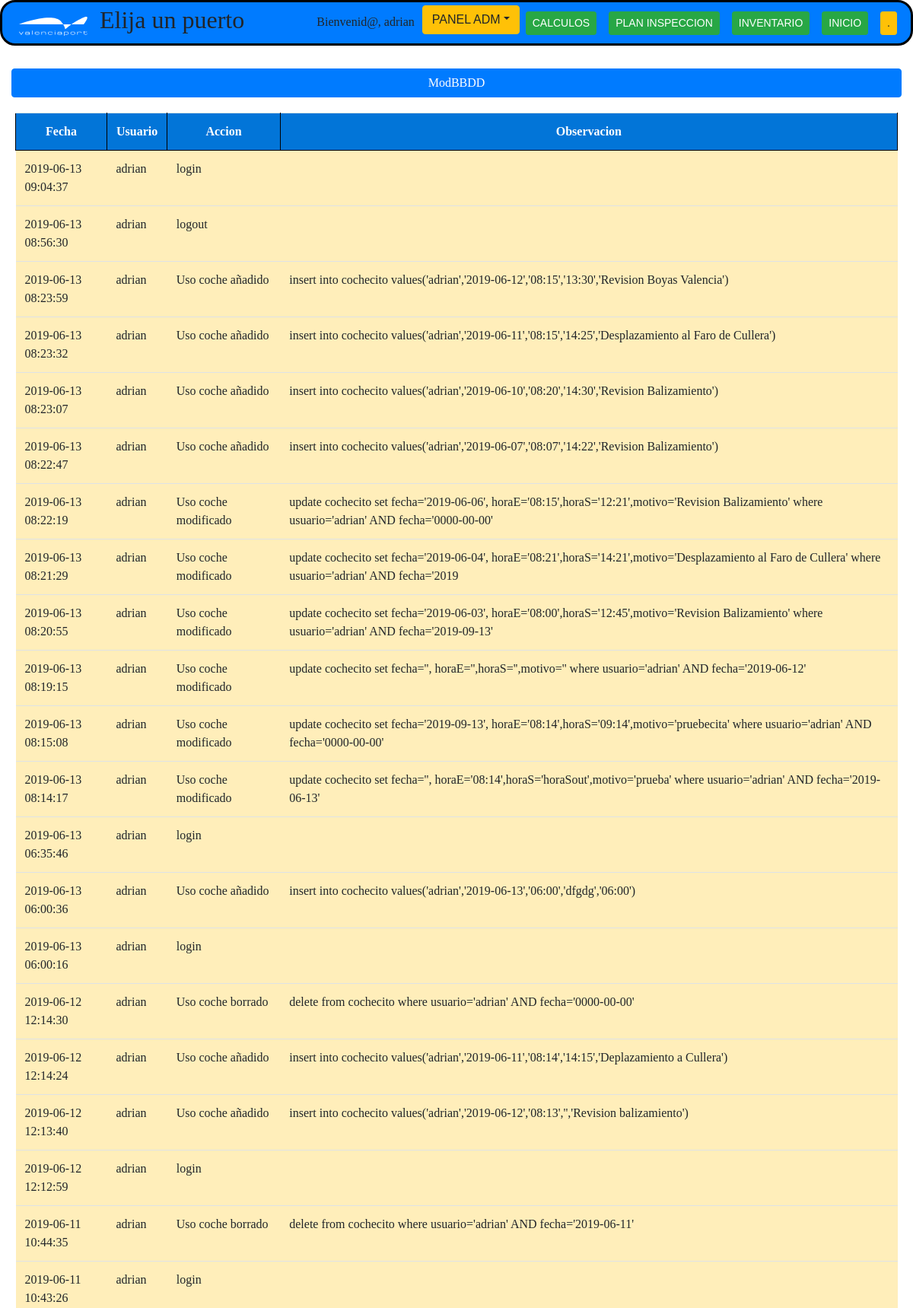
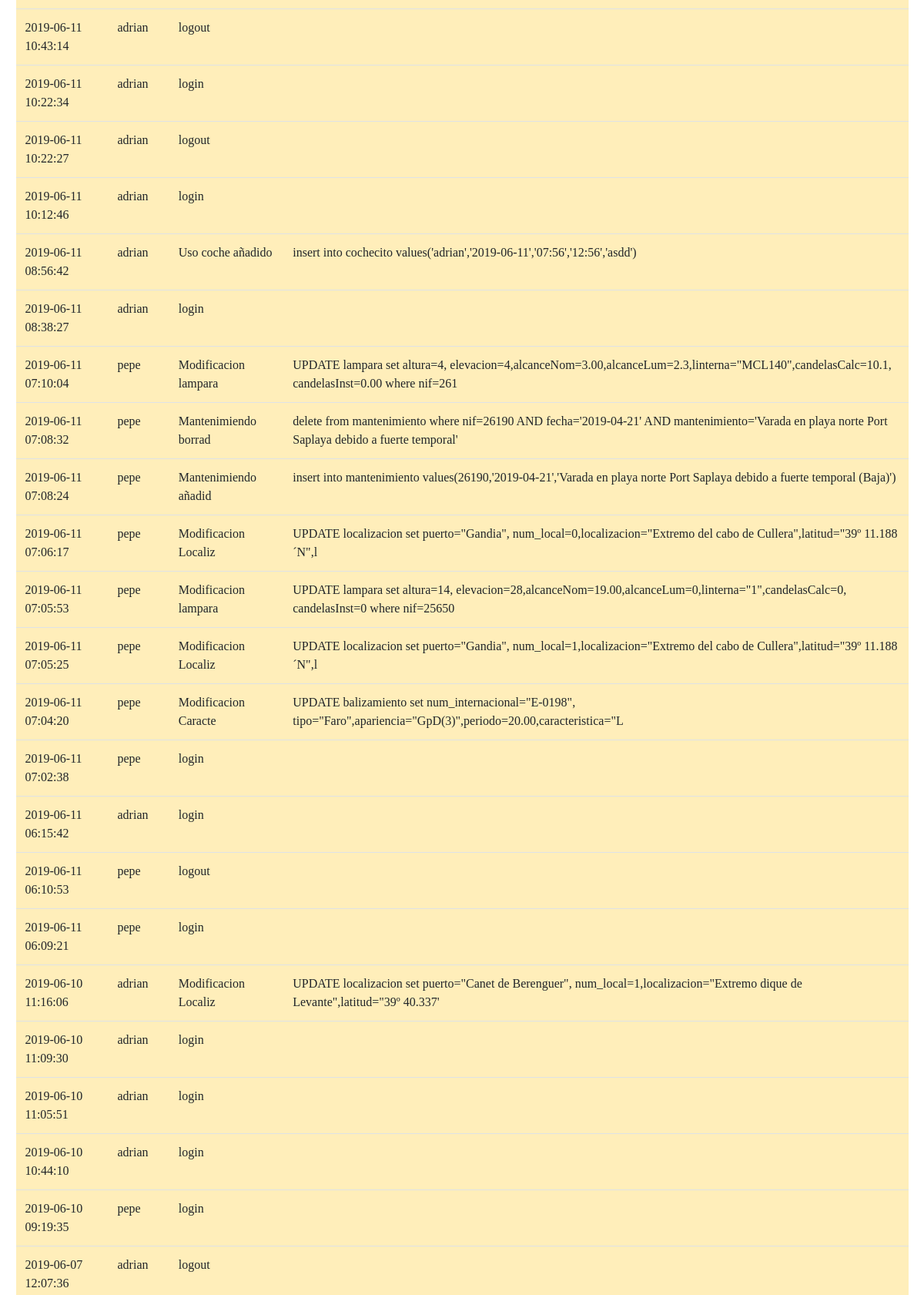
Page /admin.php (signed in, upper part) on the committed database (2 pictures, top to bottom).
### tables this page shows
CREATE TABLE `logs` (
  `fecha` timestamp NOT NULL DEFAULT CURRENT_TIMESTAMP ON UPDATE CURRENT_TIMESTAMP,
  `usuario` varchar(10) NOT NULL,
  `accion` varchar(20) DEFAULT NULL,
  `observacion` varchar(150) DEFAULT NULL
);

### admin.php (the view, shortened to what this page needs)
<!DOCTYPE html>
<html lang="es">
<head>
    <link href="./css/bootstrap.min.css" rel="stylesheet" />
    <link rel="stylesheet" type="text/css" href="./css/style.css" />
</head>
<body>
    <?php
    include './funciones.php';
    ?>
    <div class="container-fluid" style="margin-top:90px;margin-bottom:60px;">
    <a href="./api.php?accion=modificacionBBDD" class="btn btn-primary btn-xs btn-block"> ModBBDD </a>
        <div class="row">
            <div class="col-12" style="padding:20px">
                <div class="table-responsive">
                    <table class="table table-hover">
                        <tr class="info-color-dark">
                            <th>Fecha</th>
                            <th> Usuario</th>
                            <th>Accion</th>
                            <th>Observacion</th>
                        </tr>
                        <?php
                        $db = conectaDb();
                        $consulta = "SELECT * FROM logs order by fecha desc limit 100";
                        $result = $db->prepare($consulta);
                        $result->execute();
                        if (!$result || $result->rowCount() == 0) {
                            echo "<p>Error en la consulta o sin resultados</p>\n";
                        } else {
                            foreach ($result as $i) {
                                echo "<tr class='table-warning'>  <td> $i[fecha] </td> <td>$i[usuario]</td>  <td>$i[accion]</td>   <td>$i[observacion]</td> </tr>\n";
                            }
                        }
                        ?>
                    </table>
                </div>
            </div>
        </div>
    </div>
</body>
</html>

### css/style.css (style rules this page uses)
body { background: url(../img/images/fondo-home.jpg) no-repeat center center; background-size: cover; -moz-background-size: cover; -webkit-background-size: cover; -o-background-size: cover; background-attachment: fixed; }
body, input, select, textarea { font-family: "Merriweather", Georgia, serif; font-size: 1em; }
th { text-align: center; background-color: #0275d8; color: white; border: 1px solid black; }

### rows in the picture
logs: fecha "2019-06-13 09:04:37", usuario "adrian", accion "login"
logs: fecha "2019-06-13 08:56:30", usuario "adrian", accion "logout"
logs: fecha "2019-06-13 08:23:59", usuario "adrian", accion "Uso coche añadido", observacion "insert into cochecito values('adrian','2019-06-12','08:15','13:30','Revision Boyas Valencia')"
logs: fecha "2019-06-13 08:23:32", usuario "adrian", accion "Uso coche añadido", observacion "insert into cochecito values('adrian','2019-06-11','08:15','14:25','Desplazamiento al Faro de Cullera')"
logs: fecha "2019-06-13 08:23:07", usuario "adrian", accion "Uso coche añadido", observacion "insert into cochecito values('adrian','2019-06-10','08:20','14:30','Revision Balizamiento')"
logs: fecha "2019-06-13 08:22:47", usuario "adrian", accion "Uso coche añadido", observacion "insert into cochecito values('adrian','2019-06-07','08:07','14:22','Revision Balizamiento')"
logs: fecha "2019-06-13 08:22:19", usuario "adrian", accion "Uso coche modificado", observacion "update cochecito set fecha='2019-06-06', horaE='08:15',horaS='12:21',motivo='Revision Balizamiento' where usuario='adrian' AND fecha='0000-00-00'"
logs: fecha "2019-06-13 08:21:29", usuario "adrian", accion "Uso coche modificado", observacion "update cochecito set fecha='2019-06-04', horaE='08:21',horaS='14:21',motivo='Desplazamiento al Faro de Cullera' where usuario='adrian' AND fecha='2019"
logs: fecha "2019-06-13 08:20:55", usuario "adrian", accion "Uso coche modificado", observacion "update cochecito set fecha='2019-06-03', horaE='08:00',horaS='12:45',motivo='Revision Balizamiento' where usuario='adrian' AND fecha='2019-09-13'"
logs: fecha "2019-06-13 08:19:15", usuario "adrian", accion "Uso coche modificado", observacion "update cochecito set fecha='', horaE='',horaS='',motivo='' where usuario='adrian' AND fecha='2019-06-12'"
logs: fecha "2019-06-13 08:15:08", usuario "adrian", accion "Uso coche modificado", observacion "update cochecito set fecha='2019-09-13', horaE='08:14',horaS='09:14',motivo='pruebecita' where usuario='adrian' AND fecha='0000-00-00'"
logs: fecha "2019-06-13 08:14:17", usuario "adrian", accion "Uso coche modificado", observacion "update cochecito set fecha='', horaE='08:14',horaS='horaSout',motivo='prueba' where usuario='adrian' AND fecha='2019-06-13'"
logs: fecha "2019-06-13 06:35:46", usuario "adrian", accion "login"
logs: fecha "2019-06-13 06:00:36", usuario "adrian", accion "Uso coche añadido", observacion "insert into cochecito values('adrian','2019-06-13','06:00','dfgdg','06:00')"
logs: fecha "2019-06-13 06:00:16", usuario "adrian", accion "login"
logs: fecha "2019-06-12 12:14:30", usuario "adrian", accion "Uso coche borrado", observacion "delete from cochecito where usuario='adrian' AND fecha='0000-00-00'"
logs: fecha "2019-06-12 12:14:24", usuario "adrian", accion "Uso coche añadido", observacion "insert into cochecito values('adrian','2019-06-11','08:14','14:15','Deplazamiento a Cullera')"
logs: fecha "2019-06-12 12:13:40", usuario "adrian", accion "Uso coche añadido", observacion "insert into cochecito values('adrian','2019-06-12','08:13','','Revision balizamiento')"
logs: fecha "2019-06-12 12:12:59", usuario "adrian", accion "login"
logs: fecha "2019-06-11 10:44:35", usuario "adrian", accion "Uso coche borrado", observacion "delete from cochecito where usuario='adrian' AND fecha='2019-06-11'"
logs: fecha "2019-06-11 10:43:26", usuario "adrian", accion "login"
logs: fecha "2019-06-11 10:43:14", usuario "adrian", accion "logout"
logs: fecha "2019-06-11 10:22:34", usuario "adrian", accion "login"
logs: fecha "2019-06-11 10:22:27", usuario "adrian", accion "logout"
logs: fecha "2019-06-11 10:12:46", usuario "adrian", accion "login"
logs: fecha "2019-06-11 08:56:42", usuario "adrian", accion "Uso coche añadido", observacion "insert into cochecito values('adrian','2019-06-11','07:56','12:56','asdd')"
logs: fecha "2019-06-11 08:38:27", usuario "adrian", accion "login"
logs: fecha "2019-06-11 07:10:04", usuario "pepe", accion "Modificacion lampara", observacion "UPDATE lampara set altura=4, elevacion=4,alcanceNom=3.00,alcanceLum=2.3,linterna=\"MCL140\",candelasCalc=10.1, candelasInst=0.00 where nif=261"
logs: fecha "2019-06-11 07:08:32", usuario "pepe", accion "Mantenimiendo borrad", observacion "delete from mantenimiento where nif=26190 AND fecha='2019-04-21' AND mantenimiento='Varada en playa norte Port Saplaya debido a fuerte temporal'"
logs: fecha "2019-06-11 07:08:24", usuario "pepe", accion "Mantenimiendo añadid", observacion "insert into mantenimiento values(26190,'2019-04-21','Varada en playa norte Port Saplaya debido a fuerte temporal (Baja)')"
logs: fecha "2019-06-11 07:06:17", usuario "pepe", accion "Modificacion Localiz", observacion "UPDATE localizacion set puerto=\"Gandia\", num_local=0,localizacion=\"Extremo del cabo de Cullera\",latitud=\"39º 11.188´N\",l"
logs: fecha "2019-06-11 07:05:53", usuario "pepe", accion "Modificacion lampara", observacion "UPDATE lampara set altura=14, elevacion=28,alcanceNom=19.00,alcanceLum=0,linterna=\"1\",candelasCalc=0, candelasInst=0 where nif=25650"
logs: fecha "2019-06-11 07:05:25", usuario "pepe", accion "Modificacion Localiz", observacion "UPDATE localizacion set puerto=\"Gandia\", num_local=1,localizacion=\"Extremo del cabo de Cullera\",latitud=\"39º 11.188´N\",l"
logs: fecha "2019-06-11 07:04:20", usuario "pepe", accion "Modificacion Caracte", observacion "UPDATE balizamiento set num_internacional=\"E-0198\", tipo=\"Faro\",apariencia=\"GpD(3)\",periodo=20.00,caracteristica=\"L"
logs: fecha "2019-06-11 07:02:38", usuario "pepe", accion "login"
logs: fecha "2019-06-11 06:15:42", usuario "adrian", accion "login"
logs: fecha "2019-06-11 06:10:53", usuario "pepe", accion "logout"
logs: fecha "2019-06-11 06:09:21", usuario "pepe", accion "login"
logs: fecha "2019-06-10 11:16:06", usuario "adrian", accion "Modificacion Localiz", observacion "UPDATE localizacion set puerto=\"Canet de Berenguer\", num_local=1,localizacion=\"Extremo dique de Levante\",latitud=\"39º 40.337'"
logs: fecha "2019-06-10 11:09:30", usuario "adrian", accion "login"
logs: fecha "2019-06-10 11:05:51", usuario "adrian", accion "login"
logs: fecha "2019-06-10 10:44:10", usuario "adrian", accion "login"
logs: fecha "2019-06-10 09:19:35", usuario "pepe", accion "login"
logs: fecha "2019-06-07 12:07:36", usuario "adrian", accion "logout"

### other values in the picture
$_SESSION['miusuario'] "adrian"
